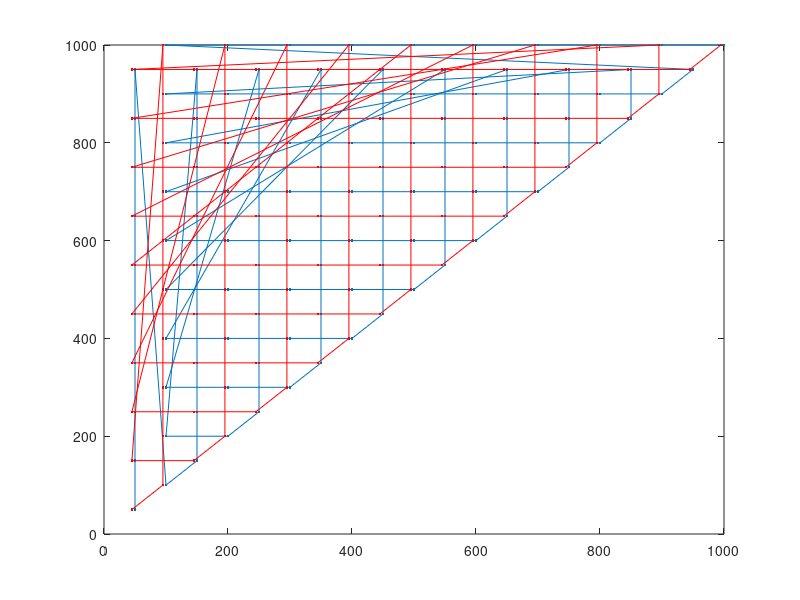

The MATLAB script that drew this image:
%MAKE MODEL PARAMETER AND IMAGE DEFINITIONS FOR TIMING-SELECTIVE PRF MODELS
%WITH DENSE SAMPLING OF THE STIMULUS SPACE

%DENSER COVERAGE OF DURATION PERIOD SPACE
TRcounter=0;
clear duration;
clear period;
for sweep=1:11
    for sweepTR=1:10
        TRcounter=TRcounter+1;
        if sweepTR==1
            periodTmp=(sweep-1)*100;
            durationTmp=0;
            movePeriod=0;
        end
        if durationTmp>=periodTmp && movePeriod==0
            movePeriod=1;
            durationTmp=durationTmp+50;
            periodTmp=periodTmp-50;
        end
        if movePeriod==0;
            durationTmp=durationTmp+100;
        else
            periodTmp=periodTmp+100;
        end
        duration(TRcounter)=durationTmp;
        period(TRcounter)=periodTmp;
    end
end
figure; plot(duration, period, '.-')
hold on;
for blank=1:6
    TRcounter=TRcounter+1;
    duration(TRcounter)=2000;
    period(TRcounter)=2000;
end
TRcountRev=TRcounter+1;
for sweep=1:10
    for sweepTR=1:11
        TRcounter=TRcounter+1;
        if sweepTR==1
            periodTmp=1100;
            durationTmp=1000-(sweep-1)*100;
            moveDuration=0;
        end
        if durationTmp>=periodTmp && moveDuration==0
            moveDuration=1;
            durationTmp=durationTmp+50;
            periodTmp=periodTmp-50;
        end
        if moveDuration==0;
            periodTmp=periodTmp-100;
        else
            durationTmp=durationTmp-100;
        end
        duration(TRcounter)=durationTmp;
        period(TRcounter)=periodTmp;
    end
end
plot(duration(TRcountRev:end)-5, period(TRcountRev:end), 'r.-')
for blank=1:6
    TRcounter=TRcounter+1;
    duration(TRcounter)=50;
    period(TRcounter)=2000;
end